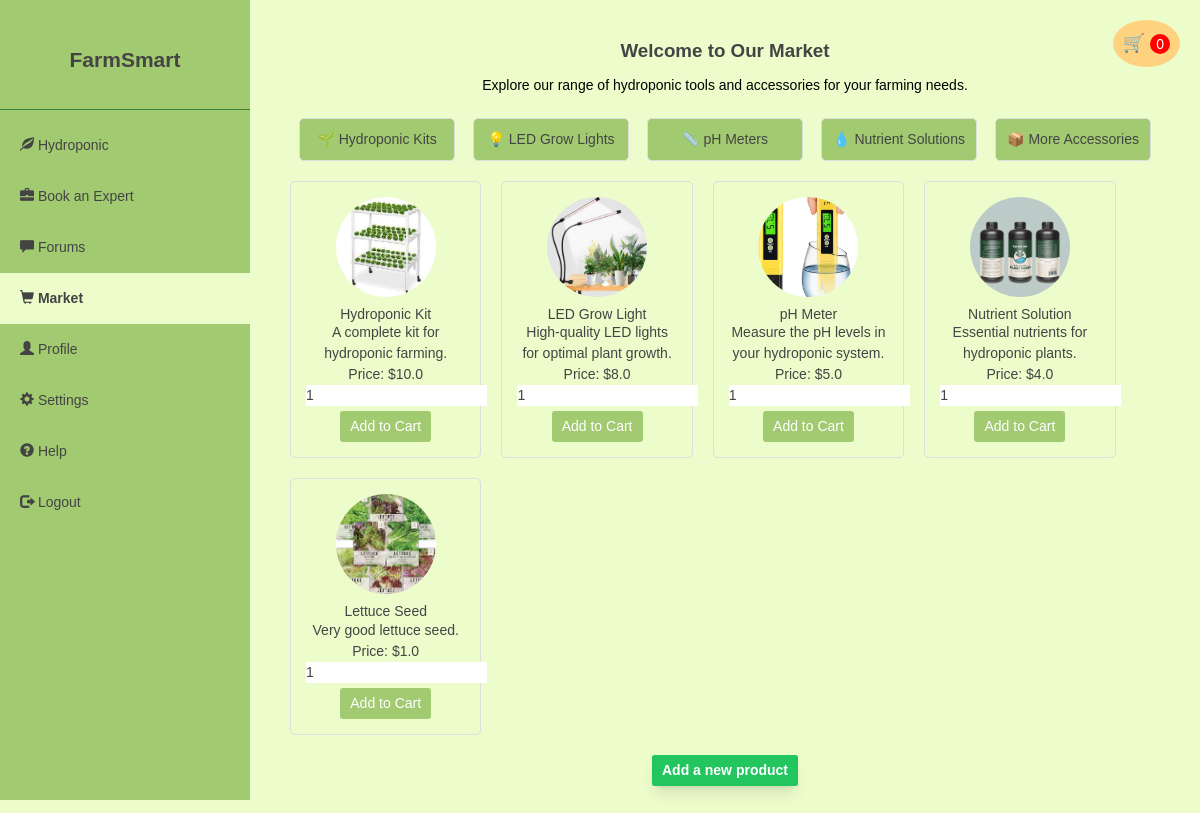
/market, run on the app's committed database.
### app.py (models this page shows, shortened)
class Product(db.Model):
    id = db.Column(db.Integer, primary_key=True)
    name = db.Column(db.String(150), nullable=False)
    description = db.Column(db.Text, nullable=False)
    price = db.Column(db.Float, nullable=False)
    image_url = db.Column(db.String(255), nullable=True)

### app.py (the view, shortened to what this page needs)
@app.route('/market', methods=['GET', 'POST'])
def market():
    products = Product.query.all()
    return render_template('market.html', products=products, cart=session.get('cart', []))

### app.py (called while the page is built)
@app.after_request
def add_header(response):
    response.cache_control.no_cache = True
    return response

### templates/market.html (shortened to what this page needs)
{% extends 'base.html' %}
{% block content %}
    <div class="market-page">
        <div class="cart-button">
            <a href="{{ url_for('cart') }}" class="cart-link">
                🛒 <span class="cart-count">{{ cart|length }}</span>
            </a>
        </div>
        <div class="intro-section">
            <div class="flex flex-col items-center text-center">
                <h1 class="text-3xl font-semibold mb-6">Welcome to Our Market</h1>
                <h4 class="text-black mb-6">Explore our range of hydroponic tools and accessories for your farming needs.</h4>
            </div>
            <div class="info-cards">
                <div class="card">🌱 Hydroponic Kits</div>
                <div class="card">💡 LED Grow Lights</div>
                <div class="card">📏 pH Meters</div>
                <div class="card">💧 Nutrient Solutions</div>
                <div class="card">📦 More Accessories</div>
            </div>
        </div>
        <div class="product-list">
            {% for product in products %}
                <div class="product-item">
                    <img src="{{ url_for('static', filename='img/' + product.image_url) }}" alt="{{ product.name }}" class="rounded-full w-40 h-40 object-cover mx-auto mb-4">
                    <h3>{{ product.name }}</h3>
                    <p>{{ product.description }}</p>
                    <p>Price: ${{ product.price }}</p>
                    <form method="POST" action="{{ url_for('add_to_cart') }}">
                        <input type="number" name="quantity" min="1" value="1">
                        <button type="submit" class="add-to-cart-btn">Add to Cart</button>
                    </form>
                </div>
            {% endfor %}
        </div>
        <div class="flex justify-center mt-8">
            <a href="{{ url_for('add_product') }}"
               class="bg-green-500 hover:bg-blue-600 text-white font-bold py-2 px-4 rounded transition duration-300 shadow-lg">
                Add a new product
            </a>
        </div>
    </div>
{% endblock %}

### static/css/dashboard.css (style rules this page uses)
:root { --bg-color: #ecfccb; --secondary-bg-color: #a2ca71; --sidebar-header-height: 100px; --sidebar-footer-height: 230px; --text-color: #444444; --secondary-text-color: #444444; --border-color: #387f39; --accent-color: #a2ca71; --accent-hover-color: #8dba5e; --success-background: #edf7ee; --warning-background: #ffd27f; --error-background: #ff6b6b; --input-border-color: #dddddd; --input-focus-color: var(--accent-color); --contrast-color: #ffffff; --graph-grid-color: #eeeeee; }
* { margin: 0; padding: 0; box-sizing: border-box; }
body { font-family: Arial, sans-serif; background-color: var(--bg-color); color: var(--text-color); }
.market-page { padding: 20px; }
.cart-button { position: fixed; top: 20px; right: 20px; background-color: var(--warning-background); border-radius: 50%; padding: 10px; font-size: 18px; }
a { text-decoration: none !important; }
.cart-count { background-color: red; color: white; border-radius: 50%; padding: 2px 6px; font-size: 14px; }
.intro-section { text-align: center; margin-bottom: 20px; }
.info-cards { display: flex; justify-content: space-around; margin-top: 10px; }
.card { background-color: var(--secondary-bg-color); border: 1px solid #ddd; padding: 10px; border-radius: 5px; width: 18%; text-align: center; }
.product-list { display: flex; flex-wrap: wrap; gap: 20px; }
.product-item { width: 22%; border: 1px solid #ddd; padding: 15px; text-align: center; border-radius: 5px; }
.add-to-cart-btn { background-color: var(--accent-color); color: white; padding: 5px 10px; border: none; border-radius: 3px; margin-top: 5px; }

### data on the page
Product: image_url (picture), name "Hydroponic Kit", description "A complete kit for hydroponic farming.", price "10.0"
Product: image_url (picture), name "LED Grow Light", description "High-quality LED lights for optimal plant growth.", price "8.0"
Product: image_url (picture), name "pH Meter", description "Measure the pH levels in your hydroponic system.", price "5.0"
Product: image_url (picture), name "Nutrient Solution", description "Essential nutrients for hydroponic plants.", price "4.0"
Product: image_url (picture), name "Lettuce Seed", description "Very good lettuce seed.", price "1.0"

### other printed values
{{ cart|length }} "0"
